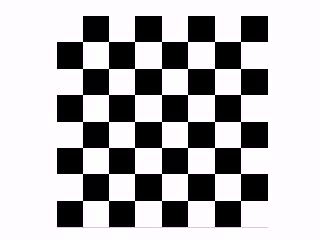
//> input picture frame 0 of ObjectTrack/1.avi, 320 x 240 px
$ ./Calibration   (built with g++ and OpenCV 4)
//> lines starting //> are read from the running program, lines starting //| are printed output that depends on the picture; pictures that were not available may be replaced by others from this repository, and a replacement may not be noted
#pragma once
#include "cv.h"
#include "highgui.h"
#include <stdio.h>
#include <iostream>
#include<vector>
#include<ctype.h>
using namespace std;
using namespace cv;


void Calibration(bool bReadFromFile)
{
//> called with bReadFromFile = true
	IplImage *leftimg,*rightimg,*image;
	CvCapture *leftcap=NULL,*rightcap=NULL;
	if(bReadFromFile)
	{
        leftcap=cvCaptureFromFile("1.avi");
        rightcap=cvCaptureFromFile("2.avi");
	}
	else
	{
        leftcap=cvCreateCameraCapture(1);
        rightcap=cvCreateCameraCapture(0);
	}

	image=cvQueryFrame(leftcap);
//> image is the input picture: 240 rows x 320 cols, CV_8UC3; mean B, G, R 181.4, 179, 181.3
	image=cvQueryFrame(rightcap);
	if(leftcap==NULL||rightcap==NULL)
	{
		cout<<"Video or camera error!"<<endl;
		cvWaitKey(0);
		return;
	}

	///左右两个照片空间的申请
	leftimg=cvCloneImage(image);
	rightimg=cvCloneImage(image);

	cvNamedWindow("left",1);
	cvNamedWindow("right",1);
	int index=0,totalPic=10;//
	char *baseLeftName="jpgleft",*baseRightName="jpgright";
	char fileName[100];
	FILE* file=fopen("fileName.txt","wt");
	char *buf="7 7\n";//定义内角点规格
	fwrite(buf,1,strlen(buf),file);

	while(1)
	{
		image=cvQueryFrame(leftcap);
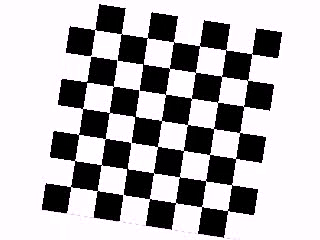
//> input picture frame 1 of ObjectTrack/1.avi, 320 x 240 px
//> image is the input picture: 240 rows x 320 cols, CV_8UC3; mean B, G, R 181.5, 178.9, 181.3
		if(!image) break;
		cvCopy(image,leftimg);
		image=cvQueryFrame(rightcap);
		if(!image) break;
		cvCopy(image,rightimg);

		cvShowImage("left",leftimg);
		cvShowImage("right",rightimg);
		char ch=cvWaitKey(1000);
//> the Esc key is pressed
		if(ch=='s')
		{
			cout<<"Collecting "<<index+1<<"th picture//"<<totalPic<<endl;
			char *temp="\n";

			sprintf_s(fileName,100,"%s%d.jpg",baseLeftName,index);
			cvSaveImage(fileName,leftimg);
			fwrite(fileName,1,strlen(fileName),file);//写入文件名
			fwrite(temp,1,strlen(temp),file);

			sprintf_s(fileName,100,"%s%d.jpg",baseRightName,index++);
			cvSaveImage(fileName,rightimg);
			fwrite(fileName,1,strlen(fileName),file);//写入文件名
			fwrite(temp,1,strlen(temp),file);

			if(index==totalPic) break;
		}
	}
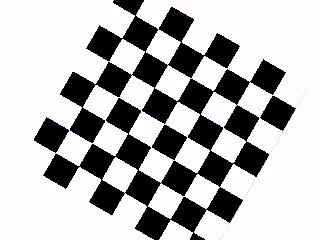
//> leftimg: 240 rows x 320 cols, CV_8UC3; mean B, G, R 184.8, 182.6, 184.6
	fclose(file);

	cvDestroyWindow("left");
	cvDestroyWindow("right");

	cout<<"Starting Calibration!"<<endl;
	void StereoCalib(const char *imageList);
	StereoCalib("fileName.txt");
}

// Given a list of chessboard images, the number of corners (nx, ny)
// on the chessboards, and a flag: useCalibrated for calibrated (0) or
// uncalibrated (1: use cvStereoCalibrate(), 2: compute fundamental
// matrix separately) stereo. Calibrate the cameras and display the
// rectified results along with the computed disparity images.
void StereoCalib(const char *imageList)
{
	int showUndistorted=1,displayCorners=1;//是否显示标记角点
	int nx,ny;
	const float squareSize = 1.f;

	vector<string> imageNames[2];
	vector<CvPoint3D32f> objectPoints;
	vector<CvPoint2D32f> points[2];
	vector<CvPoint2D32f> temp_points[2];
	vector<CvPoint2D32f> temp;
	vector<int> npoints;

	// ARRAY AND VECTOR STORAGE:
	double M1[3][3], M2[3][3], D1[5], D2[5];
	double R[3][3], T[3], E[3][3], F[3][3];
	double Q[4][4];
	CvMat _M1 = cvMat(3, 3, CV_64F, M1 );
	CvMat _M2 = cvMat(3, 3, CV_64F, M2 );
	CvMat _D1 = cvMat(1, 5, CV_64F, D1 );
	CvMat _D2 = cvMat(1, 5, CV_64F, D2 );
	CvMat matR = cvMat(3, 3, CV_64F, R );
	CvMat matT = cvMat(3, 1, CV_64F, T );
	CvMat matE = cvMat(3, 3, CV_64F, E );
	CvMat matF = cvMat(3, 3, CV_64F, F );

	CvMat matQ = cvMat(4, 4, CV_64FC1, Q);


	int is_found[2],nframes=0;
	CvSize imageSize = {0,0};

	cvNamedWindow( "corners", 1 );

	FILE* file = fopen(imageList, "rt");
	// READ IN THE LIST OF CHESSBOARDS:
	if( !file)
	{
		fprintf(stderr, "can not open file %s\n", imageList );
		return;
	}

	char buf[1000];
	if( !fgets(buf, sizeof(buf)-3, file) ||sscanf(buf, "%d%d", &nx, &ny) != 2 )
		return;

	int n = nx*ny;
	temp.resize(n);
	temp_points[0].resize(n);
	temp_points[1].resize(n);

	for(int i=0;;i++)
	{
		int count=0,result=0;
		int lr = i % 2;
		vector<CvPoint2D32f>& pts = temp_points[lr];//temp_points

		if( !fgets( buf, sizeof(buf)-3, file)) break;
		size_t len = strlen(buf);
		while( len > 0 && isspace(buf[len-1])) buf[--len] = '\0';//isspace检查空字符
		if( buf[0] == '#') continue;

		IplImage* img = cvLoadImage(buf,0);
		if( !img ) break;

		imageSize=cvGetSize(img);
		imageNames[lr].push_back(buf);
		//FIND CHESSBOARDS AND CORNERS THEREIN:
		result = cvFindChessboardCorners(img, cvSize(nx, ny),&temp[0], &count,
				CV_CALIB_CB_ADAPTIVE_THRESH |CV_CALIB_CB_NORMALIZE_IMAGE);

		if(displayCorners)
		{
			printf("%s\n", buf);
			IplImage* cimg = cvCreateImage( imageSize, 8, 3 );
			cvCvtColor( img, cimg, CV_GRAY2BGR );
			cvDrawChessboardCorners( cimg, cvSize(nx, ny), &temp[0],count, result );
			IplImage* cimg1 = cvCreateImage(cvSize(640, 480), IPL_DEPTH_8U, 3);
			cvResize(cimg, cimg1);
			cvShowImage( "corners", cimg1 );
			cvReleaseImage( &cimg );
			cvReleaseImage( &cimg1 );
		}

		is_found[lr] =result > 0 ? 1 : 0;
		if( result )
		{
			//Calibration will suffer without subpixel interpolation 提高精度
			cvFindCornerSubPix( img, &temp[0], count,cvSize(11, 11), cvSize(-1,-1),
				cvTermCriteria(CV_TERMCRIT_ITER+CV_TERMCRIT_EPS,30, 0.01) );
			copy( temp.begin(), temp.end(), pts.begin() );
		}
		cvReleaseImage( &img );

		if(lr)
		{
			if(is_found[0] == 1 && is_found[1] == 1)
			{
				assert(temp_points[0].size() == temp_points[1].size());//断言，假设相等
				int current_size = points[0].size();

				points[0].resize(current_size+temp_points[0].size(),cvPoint2D32f(0.0, 0.0));
				points[1].resize(current_size+temp_points[1].size(),cvPoint2D32f(0.0, 0.0));

				copy(temp_points[0].begin(), temp_points[0].end(), points[0].begin() + current_size);
				copy(temp_points[1].begin(), temp_points[1].end(), points[1].begin() + current_size);

				nframes++;

				printf("Pair successfully detected...\n");
			}
			is_found[0] = 0;
			is_found[1] = 0;
		}
	}
	fclose(file);
	printf("\n");

	// HARVEST CHESSBOARD 3D OBJECT POINT LIST:
	objectPoints.resize(nframes*n);
//> (the run ends here: the program crashes, at `for(int  i = 0; i < ny; i++ )`)

$ run again, starting later in the video
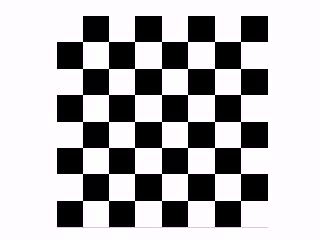
//> input picture frame 0 of ObjectTrack/1.avi, 320 x 240 px
//> in Calibration, image is the input picture: 240 rows x 320 cols, CV_8UC3; mean B, G, R 181.4, 179, 181.3
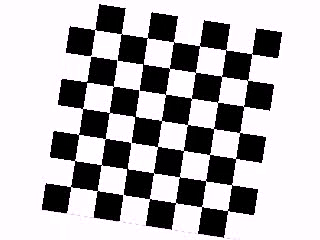
//> input picture frame 1 of ObjectTrack/1.avi, 320 x 240 px
//> in Calibration, image is the input picture: 240 rows x 320 cols, CV_8UC3; mean B, G, R 181.5, 178.9, 181.3

$ run again, starting later in the video
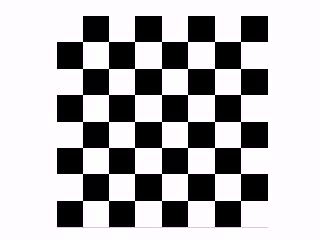
//> input picture frame 0 of ObjectTrack/1.avi, 320 x 240 px
//> in Calibration, image is the input picture: 240 rows x 320 cols, CV_8UC3; mean B, G, R 181.4, 179, 181.3
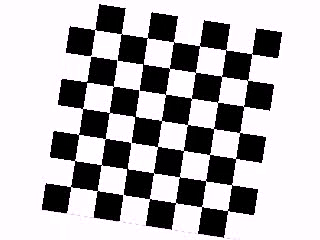
//> input picture frame 1 of ObjectTrack/1.avi, 320 x 240 px
//> in Calibration, image is the input picture: 240 rows x 320 cols, CV_8UC3; mean B, G, R 181.5, 178.9, 181.3
